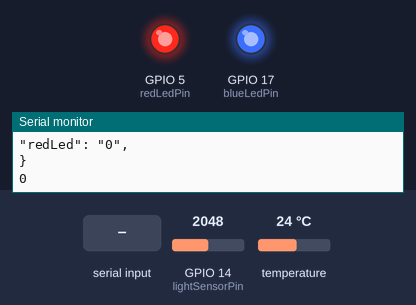
This sketch was run on a simulated ESP32. Parts: output pins drawn as LEDs (lit = HIGH), the last lines printed to the serial monitor. The test bench sets the inputs (shaded band); at power-on: GPIO 14 (lightSensorPin) = 2048, temperature 24 °C.

Above: at 7.3 s.
7.4 s: "c\n" received over Serial
19.3 s: "1\n" received over Serial
At 25.1 s:
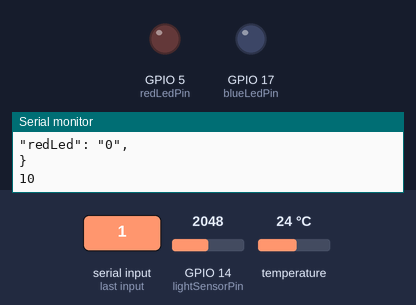
Timing chart, 0 to 26.6 s (numbered marks = the images above; inputs shaded):
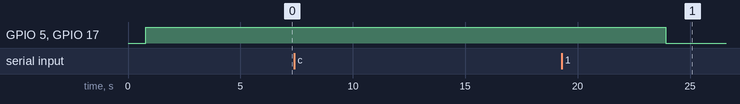

The sketch:

remoteControl.ino
```cpp
#include <ArduinoJson.h>
#include <Arduino.h>
#include <analogWrite.h>

#include "OneWire.h"
#include "DallasTemperature.h"

#define TRUE 1
#define FALSE 0
String receivedStr;

// Numero de pins a modifié suivant votre carte.
// les pins actuels correspond au branchement pour une carte ESP32 clone(chinois)

const int tempPin = 32;
const int redLedPin = 5;
const int blueLedPin = 17;
const int lightSensorPin = 14;

OneWire oneWire(tempPin);
DallasTemperature tempSensor(&oneWire);

StaticJsonDocument<200> jsonBuffer;
DeserializationError JsonError;

void setup() {
  Serial.begin(9600);
  tempSensor.begin();
  pinMode(redLedPin, OUTPUT);
  pinMode(blueLedPin, OUTPUT);
}

void loop() {
  float t;            // variable qui va recevoir la valeur du capteur de temperature
  int lightSensor;    //    capteur de lumiére

  int redState = LOW, blueState = LOW;
  int command = 99;


  tempSensor.requestTemperaturesByIndex(tempPin);
  t = tempSensor.getTempCByIndex(0);

  lightSensor = analogRead(lightSensorPin);   // read analog input : light

  Serial.print(F("{\n\"temperature\": \"")) ;
  Serial.print(t);
  Serial.print(F("\",\n\"light\": \""));
  Serial.print(String(lightSensor));
  Serial.print(F("\",\n\"greenLed\": \"" ));
  Serial.print(String(blueState));
  Serial.print(F("\",\n\"redLed\": \"" ));
  Serial.print(String(redState));
  Serial.print(F("\",\n}\n")) ;


  while(Serial.available() > 0) {
    receivedStr =  Serial.readStringUntil('\n');
  }
  Serial.print(receivedStr);
  JsonError = deserializeJson(jsonBuffer,receivedStr);
  command = jsonBuffer["command"];
  Serial.println(command);
  if ((command != 99) and (command == 1))   // using the command instruction found in the JSON file received,
                                            // determine which LED to light up
  {
    blueState = HIGH; // room is hot
    redState = LOW;
  } else if ((command != 99) and (command == 2))
  {
    blueState = LOW;  // room is cold
    redState = HIGH;
  } else if ((command == 99) or JsonError)
  {
    blueState = HIGH; // never recieved any signal or json parser error
    redState = HIGH;
  } else {
    blueState = LOW;  // in the perfect range of temperature
    redState = LOW;
  }

  digitalWrite(blueLedPin, blueState);
  digitalWrite(redLedPin, redState);
  delay(5000);
}
```

Measured:
- after the input at 19.3 s, GPIO 5 (redLedPin), GPIO 17 (blueLedPin): HIGH → LOW after 4.6 s
